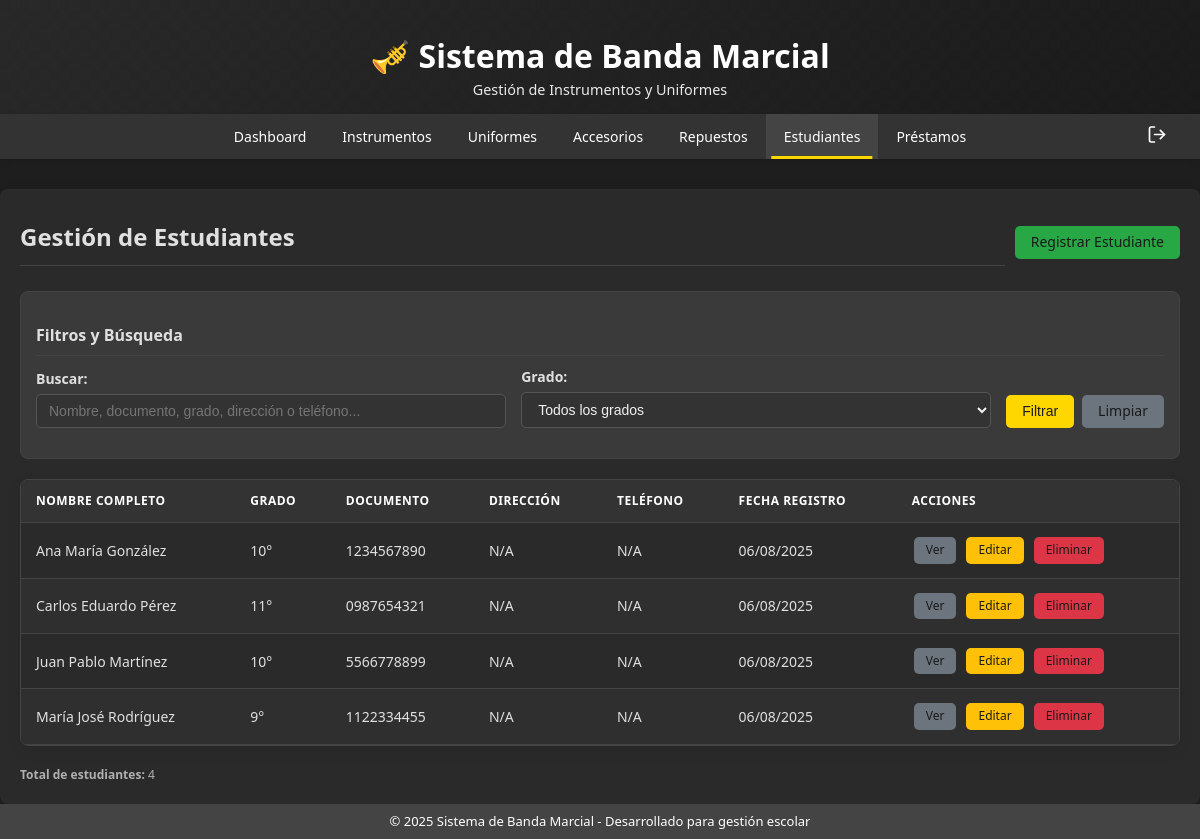
/modules/estudiantes/index.php (signed in), run on an earlier commit of the app's database.
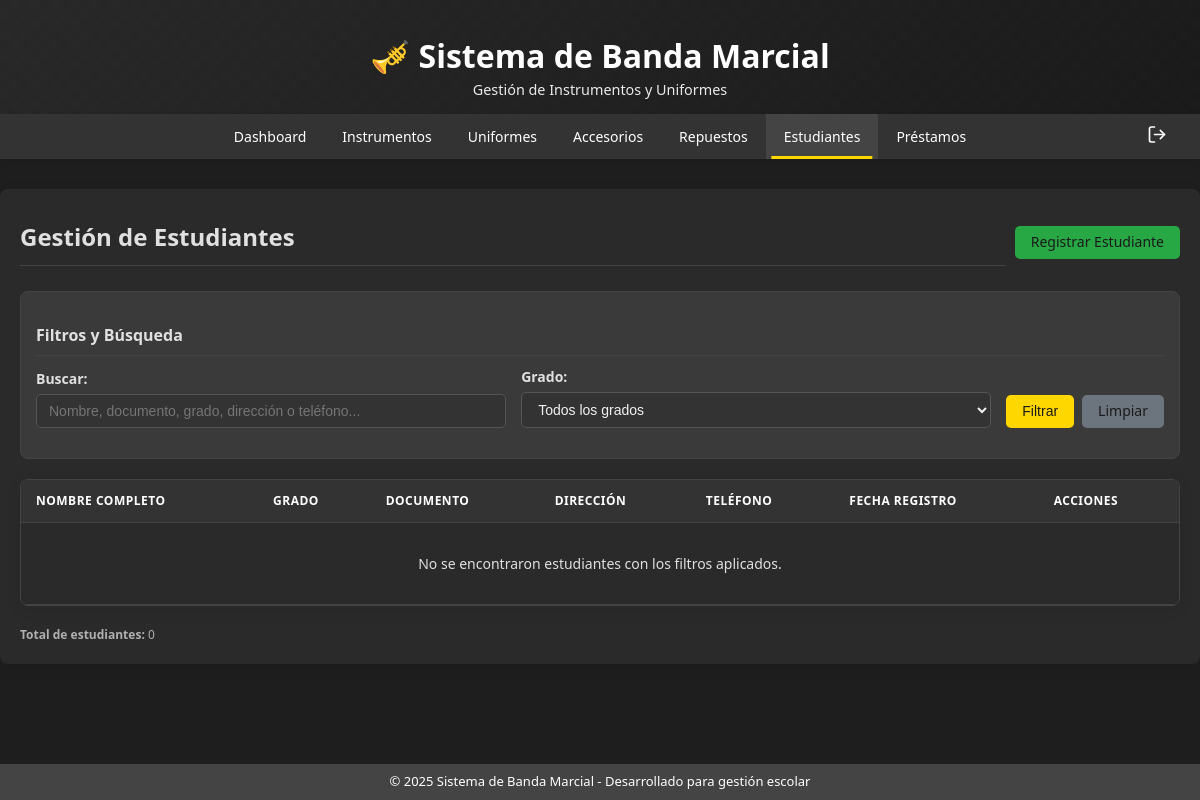
And on a later commit of the database.
### tables this page shows
CREATE TABLE IF NOT EXISTS estudiantes (
  id INT AUTO_INCREMENT PRIMARY KEY,
  nombre_completo VARCHAR(150) NOT NULL,
  grado VARCHAR(20) NOT NULL,
  documento_identidad VARCHAR(50) UNIQUE NOT NULL,
  direccion VARCHAR(255) NULL,  
  telefono VARCHAR(20) NULL,    
  fecha_registro TIMESTAMP DEFAULT CURRENT_TIMESTAMP,
  activo BOOLEAN DEFAULT TRUE
);

### modules/estudiantes/index.php (the view, shortened to what this page needs)
<?php
require_once '../../includes/header.php';
$conn = getDBConnection();
$buscar = isset($_GET['buscar']) ? $_GET['buscar'] : '';
$sql = "SELECT id, nombre_completo, grado, documento_identidad, direccion, telefono, fecha_registro, activo FROM estudiantes WHERE 1=1";
$params = [];
$sql .= " ORDER BY nombre_completo";
try {
    $stmt = $conn->prepare($sql);
    $stmt->execute($params);
    $estudiantes = $stmt->fetchAll(PDO::FETCH_ASSOC);
} catch(PDOException $e) {
    echo "Error: " . $e->getMessage();
}
?>
<div class="main-content">
    <div class="header-actions">
        <h2>Gestión de Estudiantes</h2>
        <div class="btn-group">
            <a href="crear.php" class="btn btn-success">Registrar Estudiante</a>
        </div>
    </div>
    <div class="filters">
        <h3>Filtros y Búsqueda</h3>
        <form method="GET">
            <div class="form-row">
                <div class="form-group">
                    <label>Buscar:</label>
                    <input type="text" name="buscar" class="form-control" placeholder="Nombre, documento, grado, dirección o teléfono..." value="<?php echo htmlspecialchars($buscar); ?>">
                </div>
                <div class="form-group">
                    <label>Grado:</label>
                    <select name="grado" class="form-control">
                        <option value="">Todos los grados</option>
                    </select>
                </div>
                <div class="form-group">
                    <div class="btn-group">
                        <button type="submit" class="btn">Filtrar</button>
                        <a href="index.php" class="btn btn-secondary">Limpiar</a>
                    </div>
                </div>
            </div>
        </form>
    </div>
    <div class="table-container">
        <table id="tabla-datos">
            <thead>
                <tr>
                    <th>Nombre Completo</th>
                    <th>Grado</th>
                    <th>Documento</th>
                    <th>Dirección</th>
                    <th>Teléfono</th>
                    <th>Fecha Registro</th>
                    <th>Acciones</th>
                </tr>
            </thead>
            <tbody>
                <?php if (empty($estudiantes)): ?>
                <tr>
                    <td colspan="7" style="text-align: center; padding: 30px;">
                        No se encontraron estudiantes con los filtros aplicados.
                    </td>
                </tr>
                <?php else: ?>
                <?php foreach ($estudiantes as $estudiante): ?>
                <tr>
                    <td><?php echo htmlspecialchars($estudiante['nombre_completo']); ?></td>
                    <td><?php echo htmlspecialchars($estudiante['grado']); ?></td>
                    <td><?php echo htmlspecialchars($estudiante['documento_identidad']); ?></td>
                    <td><?php echo htmlspecialchars($estudiante['direccion'] ?? 'N/A'); ?></td>
                    <td><?php echo htmlspecialchars($estudiante['telefono'] ?? 'N/A'); ?></td>
                    <td><?php echo date('d/m/Y', strtotime($estudiante['fecha_registro'])); ?></td>
                    <td>
                        <div class="table-actions">
                            <a href="ver.php?id=<?php echo $estudiante['id']; ?>" class="btn btn-secondary">Ver</a>
                            <a href="editar.php?id=<?php echo $estudiante['id']; ?>" class="btn btn-warning">Editar</a>
                            <a href="eliminar.php?id=<?php echo $estudiante['id']; ?>" class="btn btn-danger" onclick="return confirmarEliminacion('¿Está seguro de eliminar este estudiante?')">Eliminar</a>
                        </div>
                    </td>
                </tr>
                <?php endforeach; ?>
                <?php endif; ?>
            </tbody>
        </table>
    </div>
    <div class="text-small text-muted">
        <strong>Total de estudiantes:</strong> <?php echo count($estudiantes); ?>
    </div>
</div>
<?php require_once '../../includes/footer.php'; ?>

What changed in the data, as far as the page shows it:
removed estudiantes: nombre_completo "Ana María González", grado "10°", documento_identidad "1234567890", direccion "N/A", telefono "N/A", fecha_registro "06/08/2025"
removed estudiantes: nombre_completo "Carlos Eduardo Pérez", grado "11°", documento_identidad "0987654321", direccion "N/A", telefono "N/A", fecha_registro "06/08/2025"
removed estudiantes: nombre_completo "Juan Pablo Martínez", grado "10°", documento_identidad "5566778899", direccion "N/A", telefono "N/A", fecha_registro "06/08/2025"
removed estudiantes: nombre_completo "María José Rodríguez", grado "9°", documento_identidad "1122334455", direccion "N/A", telefono "N/A", fecha_registro "06/08/2025"
Also different on the page:
count($estudiantes): "4" → "0"
text now shown: "No se encontraron estudiantes con los filtros aplicados."
